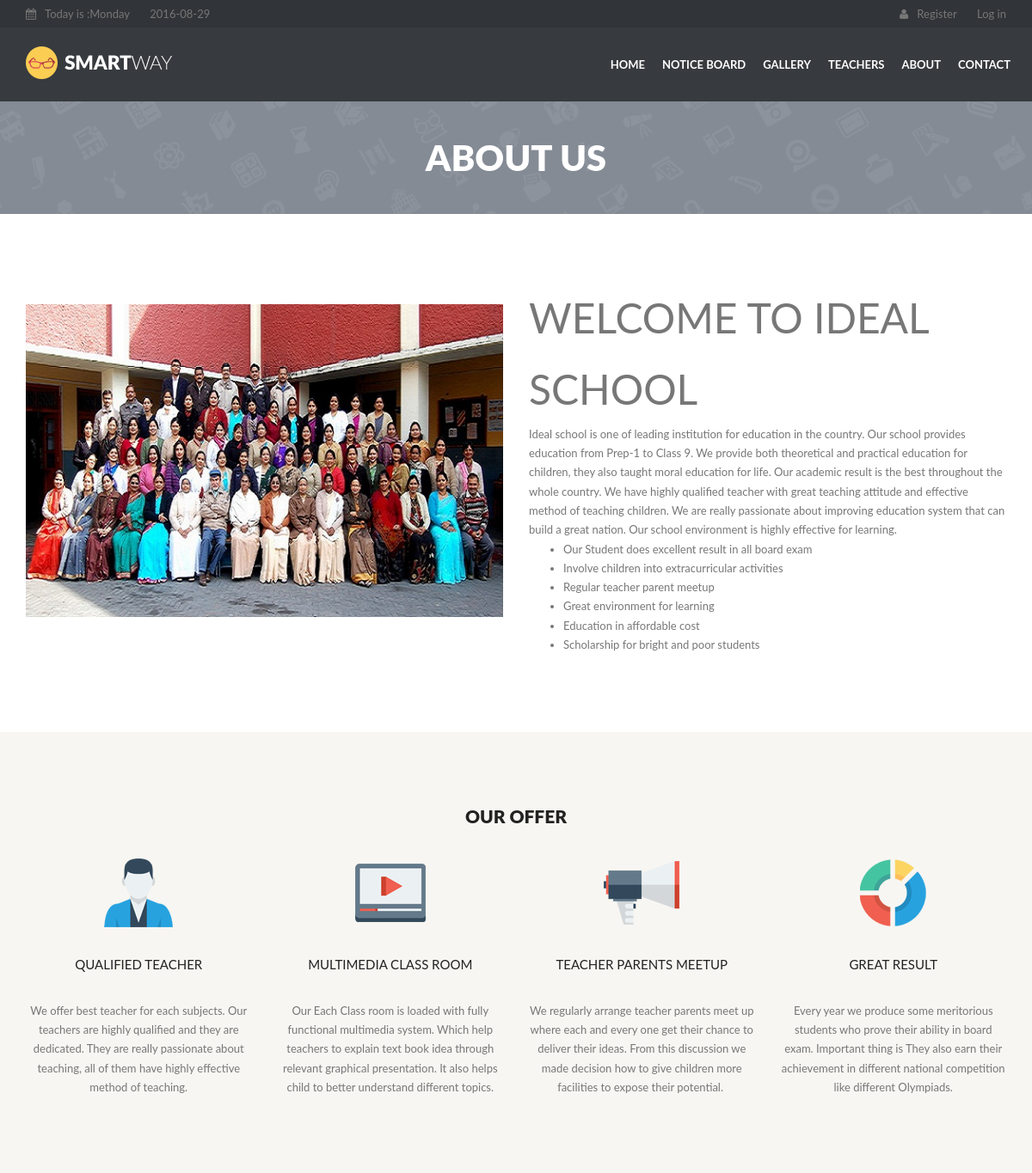
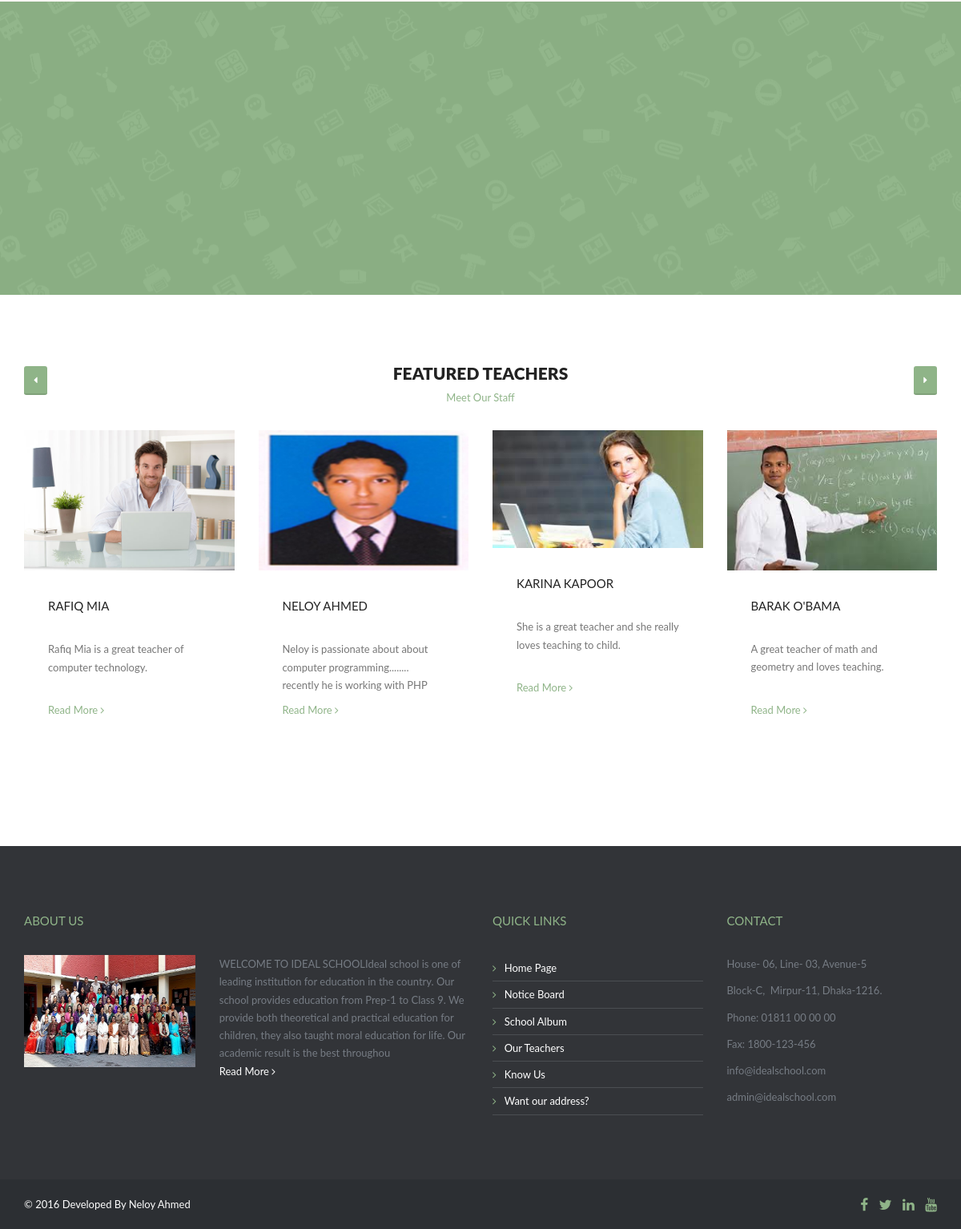
Page /about.php on the committed database (2 pictures, top to bottom).
### tables this page shows
CREATE TABLE IF NOT EXISTS `tbl_welcome` (
  `welcome_id` int(5) NOT NULL AUTO_INCREMENT,
  `top_side_image` varchar(50) NOT NULL,
  `welcome_text` text NOT NULL,
  `publication_status` tinyint(1) NOT NULL,
  `deletion_status` tinyint(1) NOT NULL,
  PRIMARY KEY (`welcome_id`)
);

CREATE TABLE IF NOT EXISTS `tbl_featured_offer` (
  `offer_id` int(5) NOT NULL AUTO_INCREMENT,
  `item_image` varchar(50) NOT NULL,
  `item_name` varchar(50) NOT NULL,
  `item_short_description` text NOT NULL,
  `publication_status` tinyint(1) NOT NULL,
  `deletion_status` tinyint(1) NOT NULL DEFAULT '0',
  PRIMARY KEY (`offer_id`)
);

CREATE TABLE IF NOT EXISTS `tbl_teacher` (
  `teacher_id` int(5) NOT NULL AUTO_INCREMENT,
  `grid_image` longblob NOT NULL,
  `full_name` varchar(50) NOT NULL,
  `grid_summary` varchar(95) NOT NULL,
  `teacher_profile` text NOT NULL,
  `publication_status` tinyint(1) NOT NULL,
  `deletion_status` tinyint(1) NOT NULL DEFAULT '0',
  PRIMARY KEY (`teacher_id`)
);

CREATE TABLE IF NOT EXISTS `tbl_contact` (
  `contact_id` int(5) NOT NULL AUTO_INCREMENT,
  `right_side_image` varchar(50) NOT NULL,
  `address` text NOT NULL,
  `phone_fax` text NOT NULL,
  `email` text NOT NULL,
  `publication_status` tinyint(1) NOT NULL,
  `deletion_status` tinyint(1) NOT NULL DEFAULT '0',
  PRIMARY KEY (`contact_id`)
);

### about.php (called while the page is built)
<?php
$page = 'about_content';
include './index.php';

### classes/db_connect.php (called while the page is built, shortened)
<?php
class Db_Connect {
    public function __construct() {
        $db_name = 'seip_term_project_sch_mng_102543';
    }
}

### classes/application.php (called while the page is built, shortened)
<?php
require 'db_connect.php';
class Application {
    public function select_all_published_teacher(){
        $sql = "SELECT * FROM tbl_teacher WHERE publication_status=1 AND deletion_status=0";
        $resource = mysql_query($sql);
        return $resource;
    }
public function show_welcome(){
    $sql = "SELECT * FROM tbl_welcome WHERE publication_status=1 AND deletion_status=0 ";
    if(mysql_query($sql)){
        $resource = mysql_query($sql) ;
        return $resource ;
    }else{
        die(mysql_error());
    }
}
public function show_featured_offer(){
    $sql = "SELECT * FROM tbl_featured_offer WHERE publication_status=1 AND deletion_status=0 ";
    if(mysql_query($sql)){
        $resource = mysql_query($sql);
        return $resource;
    }else{
        die(mysql_error());
    }
}
public function show_contact(){
    $sql = "SELECT * FROM tbl_contact WHERE publication_status=1 AND deletion_status=0 LIMIT 1 ";
    if(mysql_query($sql)){
        $resource = mysql_query($sql) ;
        return $resource ;
    }else{
        die(mysql_error());
    }
}
}

### about_content.php (the view, shortened to what this page needs)
<?php
$resource = $app_obj->show_welcome();
$welcome_info = mysql_fetch_assoc($resource);
$resource_location = $app_obj->show_featured_offer();
$result = $app_obj->select_all_published_teacher();
?>
<section id="content">
    <div class="container">
        <div class="row">
            <div class="col-sm-6">
                <div class="video-wrapper">
                    <img  src="php_upload/about/<?php echo $welcome_info['top_side_image']?>" class="img-responsive">
                </div>
            </div>
            <div class="col-sm-6">
                <?php echo $welcome_info['welcome_text']?>
            </div>
        </div>
    </div>
</section>
<section id="services" class="alt-background">
    <div class="container">
        <div class="row">
            <div class="col-sm-12">
                <h2 class="text-center carousel-title">Our Offer</h2>
            </div>
        </div>
        <div class="row text-center">
<?php while($data = mysql_fetch_assoc($resource_location)) {?>
            <div class="col-sm-3">
                <p><img src="php_upload/featured_offer/<?php echo $data['item_image'];?>" alt="" /></p>
                <h3><?php echo $data['item_name'];?></h3>
                <p><?php echo $data['item_short_description']?></p>
            </div>
<?php } ?>
        </div>
    </div>
</section>
<section id="about-reviews">
    <div class="tint"></div>
    <div class="container">
        <div class="row">
        </div>
    </div>
</section>
<section id="featured-teachers" >
    <div class="container">
        <h2 class="carousel-title text-center">
            Featured Teachers
            <a href="teachers_list.php">Meet Our Staff</a>
        </h2>
        <div class="owl-carousel">
<?php while($featured_teacher = mysql_fetch_assoc($result)) { ?>
            <div class="item">
                <img src="php_upload/teacher/<?php echo $featured_teacher['grid_image']?>" alt="" class="img-responsive" />
                <div class="description">
                    <h3><?php echo $featured_teacher['full_name']?></h3>
                    <p><?php echo $featured_teacher['grid_summary']?></p>
                    <a href="teachers_profile.php?teacher_id=<?php echo $featured_teacher['teacher_id']?>">Read More <i class="fa fa-angle-right"></i></a>
                </div>
            </div>
<?php } ?>
        </div>
    </div>
</section>

### index.php (shortened to what this page needs)
<?php
require './classes/application.php';
$app_obj = new Application;
?>
<!DOCTYPE html>
<html>
    <head>
        <link href="css/style.css" rel="stylesheet">
    </head>
    <?php
    if (isset($page) == false) {
        echo '<body id="homepage">';
    } else {
        echo '<body >';
    }
    ?>
        <header>
            <div class="tools">
                <?php
                if(@$page != 'student_landing'){
                include './tools.php';
                }elseif($page == 'student_landing'){
                    include './student_landing_tools.php';
                }
                ?>
            </div>
            <div class="navbar navbar-default navbar-static-top" role="navigation">
                <?php include './navbar.php';?>
            </div>
        </header>
        <?php
        if(@$page == 'contact_content'){
                include './contact_banner.php';
            }
        else if(@$page == 'notice_board_content'){
                include './notice_board_banner.php';
        }
        else if(@$page == 'gallery_content'){
                include './gallery_banner.php';
        }
        else if(@$page == 'teachers_list_content'){
                include './teachers_list_banner.php';
        }
        else if(@$page == 'individual_teachers_profile'){
                include './teachers_profile_banner.php';
        }
        else if(@$page == 'news_feed_content'){
                include './news_feed_banner.php';
        }
        else if(@$page == 'about_content'){
                include './about_banner.php';
        }
        ?>
        <?php
            if(isset($page)==false){
                include './home_content.php';
            }
            else if($page == 'contact_content'){
                include './contact_content.php';
            }
            else if($page == 'notice_board_content'){
                include './notice_board_content.php';
            }
            else if($page == 'gallery_content'){
                include './gallery_content.php';
            }
            else if($page == 'teachers_list_content'){
                include './teachers_list_content.php';
            }
            else if($page == 'individual_teachers_profile'){
                include './individual_teachers_profile_content.php';
            }
            else if($page == 'news_feed_content'){
                include './news_feed_content.php';
            }
            else if($page == 'about_content'){
                include './about_content.php';
            }
        ?>
<?php
$resource = $app_obj->show_contact();
$contact_info = mysql_fetch_assoc($resource);
$resource_location = $app_obj->show_welcome();
$welcome_info = mysql_fetch_assoc($resource_location);
?>
       <div id="prefooter">
            <div class="container">
                <div class="row">
                    <div class="col-sm-6">
                        <h3>About Us</h3>
                        <div class="row">
                            <div class="col-sm-5">
                                <p><img src="php_upload/about/<?php echo $welcome_info['top_side_image']?>" alt="" class="img-responsive" /></p>
                            </div>
                            <div class="col-sm-7">
                                <p><?php echo substr(strip_tags($welcome_info['welcome_text']), 0, 300); ?><br>
                                    <a href="about.php">Read More <i class="fa fa-angle-right"></i></a></p>
                            </div>
                        </div>
                    </div>
                  <div id="links">
                    <div class="col-sm-3">
                        <h3>Quick Links</h3>
                        <nav>
                            <ul>
                                <li><a href="index.php"><i class="fa fa-angle-right"></i>Home Page</a></li>
                                <li><a href="notice_board.php"><i class="fa fa-angle-right"></i>Notice Board</a></li>
                                <li><a href="gallery.php"><i class="fa fa-angle-right"></i>School Album</a></li>
                                <li><a href="teachers_list.php"><i class="fa fa-angle-right"></i>Our Teachers</a></li>
                                <li><a href="about.php"><i class="fa fa-angle-right"></i>Know Us</a></li>
                                <li><a href="contact.php"><i class="fa fa-angle-right"></i>Want our address?</a></li>
                            </ul>
                        </nav>
                    </div>
                  </div>
                    <div class="col-sm-3">
                        <h3>Contact</h3>
                        <p><?php echo $contact_info['address']?></p>
                        <p><?php echo $contact_info['phone_fax']?></p>
                        <p><?php echo $contact_info['email']?></p>
                    </div>
                </div>
            </div>
        </div>
        <footer>
            <div class="container">
                <div class="row">
                    <div class="col-sm-8">
                        &copy; <?php echo date("Y")?> Developed By Neloy Ahmed
                    </div>
                    <div class="col-sm-4 text-right">
                        <a href="#"><i class="fa fa-facebook fa-lg"></i></a>
                        <a href="#"><i class="fa fa-twitter fa-lg"></i></a>
                        <a href="#"><i class="fa fa-linkedin fa-lg"></i></a>
                        <a href="#"><i class="fa fa-youtube fa-lg"></i></a>
                    </div>
                </div>
            </div>
        </footer>
    </body>
</html>

### css/style.css (style rules this page uses)
body { overflow-x: hidden; padding-top: 118px; }
h1,h2,h3,h4,h5,h6 { text-transform: uppercase; }
h2 { font-size: 1.6153em; }
h1,h2 { font-weight: 900; margin: 0 0 30px 0; }
h3 { margin: 30px 0; }
h2,h3,h4,h5,h6 { line-height: 1.74em; }
a, button { cursor: pointer; transition: all .5s ease; -moz-transition: all .5s ease; -webkit-transition: all .5s ease; -o-transition: all .5s ease; }
section { padding: 80px 0; }
.alt-background { background: #f7f6f2; }
header { left: 0; position: absolute; top: 0; width: 100%; z-index: 1000; }
.tools { background: #313438; padding: 5px 0; }
.carousel-title { margin-left: 35px; margin-right: 35px; position: relative; z-index: 100; }
.carousel-title a { display: block; font-size: 13px; font-weight: normal; line-height: 1.74em; text-transform: none; }
.owl-carousel .item { background: #fff; }
.owl-carousel .item h3 { margin: 30px 30px 0; }
.teachers .description, #featured-teachers .description { background: #fff; margin-bottom: 30px; padding: 1px 30px 30px; }
#featured-teachers .description h3 { margin: 30px 0; }
.teachers .description p, #featured-teachers .description p { height: 5em; overflow: hidden; }
#about-reviews { background: url(../images/icons.gif) no-repeat center top; position: relative; }
#about-reviews .tint { background: rgba(143,180,136,0.97); height: 100%; left: 0; position: absolute; top: 0; width: 100%; }
.video-wrapper { position: relative; padding-bottom: 56.25%; padding-top: 25px; height: 0; }
#links { background: #373a3e; color: #767c84; }
#links .col-sm-3 { margin: 80px 0; }
#links h3 { color: #8fb488; margin: 0 0 30px; }
#links a { color: #fff; }
#links ul { list-style: none; margin: 0; padding: 0; }
#links ul li { border-bottom: 1px solid #4b4e52; display: table; padding: 5px 0; width: 100%; }
#links ul li a i { color: #8fb488; margin-right: 10px; }
#prefooter { background: #323438; color: #767c84; }
#prefooter .col-sm-3, #prefooter .col-sm-6 { margin: 80px 0; }
#prefooter h3 { color: #8fb488; margin: 0 0 30px; }
#prefooter a { color: #fff; }
footer { background: #2c2f33; color: #fff; padding: 20px 0; }
footer a { margin-left: 10px; }

### rows in the picture
tbl_welcome: top_side_image (picture), welcome_text "WELCOME TO IDEAL SCHOOL Ideal school is one of leading institution for education in the country. Our school provides education from Prep-1 to Class 9. We provide both theoretical and practical education for children, they also taught moral education for life. Our academic result is the best throughout the whole country. We have highly qualified teacher with great teaching attitude and effective method of teaching children. We are really passionate about improving education system that can build a great nation. Our school environment is highly effective for learning. Our Student does excellent result in all board exam Involve children into extracurricular activities Regular teacher parent…", welcome_text "WELCOME TO IDEAL SCHOOLIdeal school is one of leading institution for education in the country. Our school provides education from Prep-1 to Class 9. We provide both theoretical and practical education for children, they also taught moral education for life. Our academic result is the best throughou"
tbl_featured_offer: item_image (picture), item_name "QUALIFIED TEACHER", item_short_description "We offer best teacher for each subjects. Our teachers are highly qualified and they are dedicated. They are really passionate about teaching, all of them have highly effective method of teaching."
tbl_featured_offer: item_image (picture), item_name "MULTIMEDIA CLASS ROOM", item_short_description "Our Each Class room is loaded with fully functional multimedia system. Which help teachers to explain text book idea through relevant graphical presentation. It also helps child to better understand different topics."
tbl_featured_offer: item_image (picture), item_name "TEACHER PARENTS MEETUP", item_short_description "We regularly arrange teacher parents meet up where each and every one get their chance to deliver their ideas. From this discussion we made decision how to give children more facilities to expose their potential."
tbl_featured_offer: item_image (picture), item_name "GREAT RESULT", item_short_description "Every year we produce some meritorious students who prove their ability in board exam. Important thing is They also earn their achievement in different national competition like different Olympiads."
tbl_teacher: grid_image (picture), full_name "RAFIQ MIA", grid_summary "Rafiq Mia is a great teacher of computer technology."
tbl_teacher: grid_image (picture), full_name "NELOY AHMED", grid_summary "Neloy is passionate about about computer programming........ recently he is working with PHP"
tbl_teacher: grid_image (picture), full_name "KARINA KAPOOR", grid_summary "She is a great teacher and she really loves teaching to child."
tbl_teacher: grid_image (picture), full_name "BARAK O'BAMA", grid_summary "A great teacher of math and geometry and loves teaching."
tbl_contact: address "House- 06, Line- 03, Avenue-5 Block-C, Mirpur-11, Dhaka-1216.", phone_fax "Phone: 01811 00 00 00 Fax: 1800-123-456", email "info@idealschool.com admin@idealschool.com"
